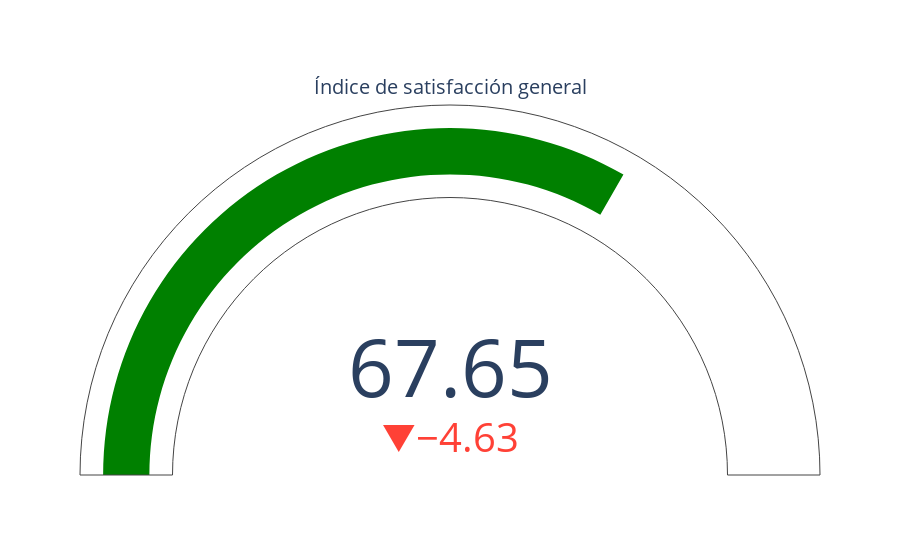

The code cell stored with this chart in its notebook:
### Code cell
fig = go.Figure(go.Indicator(
    mode = "gauge+number+delta",
    value = Indice_satisfaccion_general,
    title = {'text': "Índice de satisfacción general"},
    delta = {'reference': 72.28,
             'valueformat': '.2f'},
    gauge= {'axis': {'visible': False}},
    number={'valueformat': '.2f'}
))

fig.show()

### Figure 1 — Plotly figure (JSON) as saved in the notebook; plotly's stock layout.template omitted (floating-point values rounded to 4 significant figures)
{"data": [{"delta": {"reference": 72.28, "valueformat": ".2f"}, "gauge": {"axis": {"visible": false}}, "mode": "gauge+number+delta", "number": {"valueformat": ".2f"}, "title": {"text": "Índice de satisfacción general"}, "type": "indicator", "value": 67.65}], "layout": {}}
